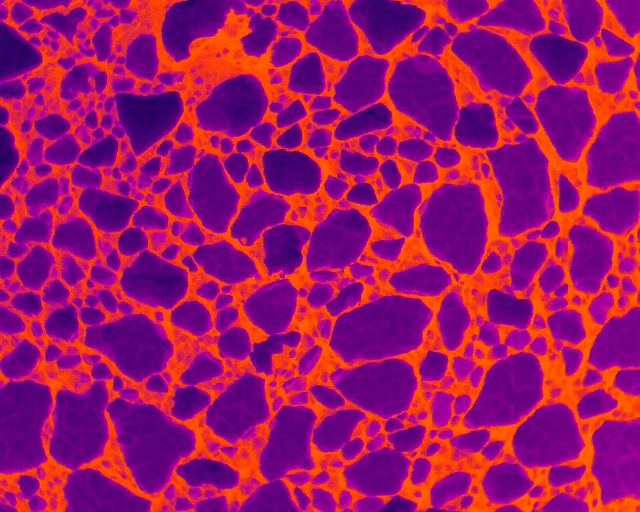
#> input picture thermal_timelapse/DJI_20250218031618_0007_T.JPG, 640 x 512 px, found by its file name; the run also reads 1 picture not shown here
$ python binary_mask.py
#> lines starting #> are read from the running program, lines starting #| are printed output that depends on the picture; after the words box and inside, x2 and y2 are one past the last pixel; in counts of white or black regions, pixels touching at a corner belong together
import csv
import cv2 as cv
import numpy as np
import matplotlib.pyplot as plt
import os
from pathlib import Path
from PIL import Image

class FloeSeparator:
    """This class is used to process a singular thermal sea ice image into segmented ice floes.
    Results are stored as self.labels_filtered
    """
    def __init__(self, img_path):
        # load image
        self.img_path = img_path
        self.img = cv.imread(img_path)
#> self.img is the input picture: shape (512, 640, 3); mean B, G, R 100, 20, 158.3
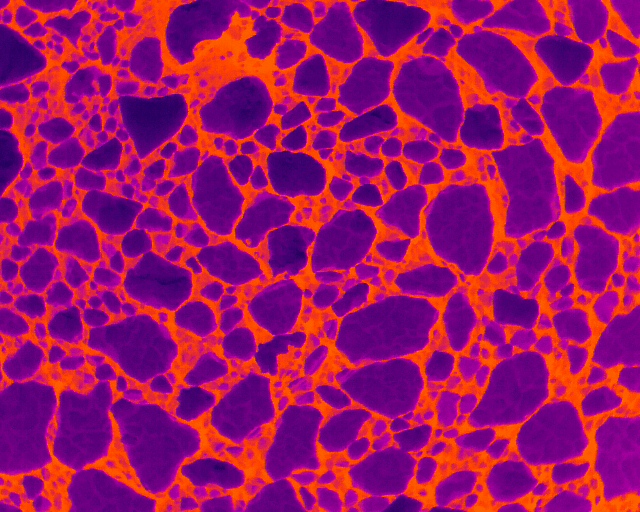
#> input picture thermal_timelapse/DJI_20250218031620_0008_T.JPG, 640 x 512 px, found by its file name
#> in __init__, self.img is the input picture: shape (512, 640, 3); mean B, G, R 101.2, 19.1, 156.9
        if self.img is None:
            raise FileNotFoundError(f"Could not read image at: {os.path.abspath(img_path)}")

        self.img_gray = None
        self.img_rgb = None
        self.mask = None
        self.labels_filtered = None
        self.areas_px = None
        self.centroids = None

    # [8 lines left out: function save_rgb_as_bgr, not called in this run]

    def preprocess(self, img_path=None, clahe_clip=1.5, clahe_grid=(8, 8), thresh_val=70):
        """Load image, CLAHE-equalize gray, binary-inv threshold. Returns (img_gray, img_rgb, mask)."""
#> called with clahe_clip = 1.5, clahe_grid = (8, 8), thresh_val = 75
        # if a new path is provided, update self.img
        if img_path is not None:
            self.img_path = img_path
            self.img = cv.imread(img_path)

        img = self.img
        if img is None:
            raise FileNotFoundError(f"Could not read image at: {os.path.abspath(self.img_path)}")

        img_gray = cv.cvtColor(img, cv.COLOR_BGR2GRAY)
        img_rgb  = cv.cvtColor(img, cv.COLOR_BGR2RGB)

        # CLAHE
        clahe = cv.createCLAHE(clipLimit=clahe_clip, tileGridSize=clahe_grid)
        img_gray_eq = clahe.apply(img_gray)
        cv.imwrite('clahe_output.jpg', img_gray_eq)

        # Binary INV: 255=ice, 0=sea
        _, mask = cv.threshold(img_gray_eq, thresh_val, 255, cv.THRESH_BINARY_INV)
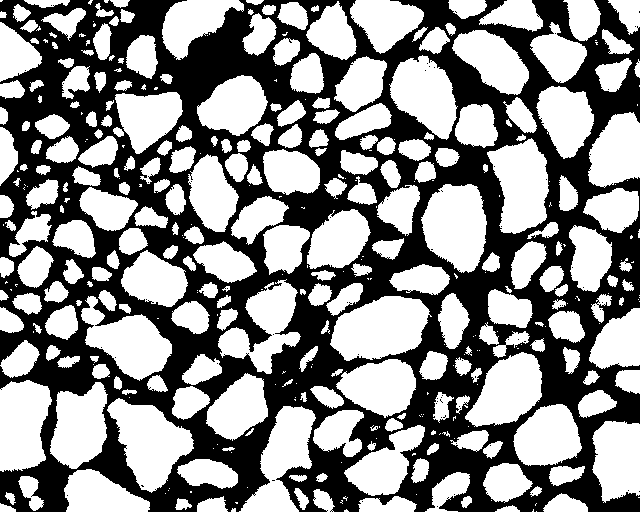
#> mask: shape (512, 640); 54.9% white; 74 black regions (73 under 20 px), largest, box (x1, y1, x2, y2) and area: (0, 0, 640, 512) 147599
#> call 2 of preprocess, with clahe_clip = 1.5, clahe_grid = (8, 8), thresh_val = 75
#> in preprocess (call 2), `img_gray = cv.cvtColor(img, cv.COLOR_BGR2GRAY)`:
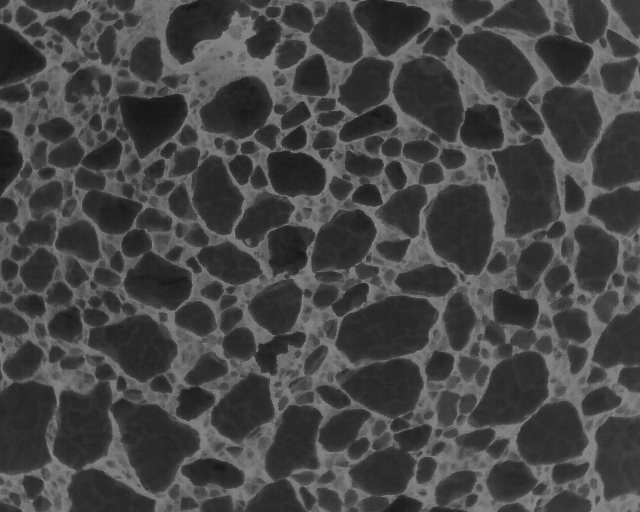
#> img_gray: shape (512, 640); min 21, max 145, mean 69.7
#> in preprocess (call 2), `img_gray_eq = clahe.apply(img_gray)`:
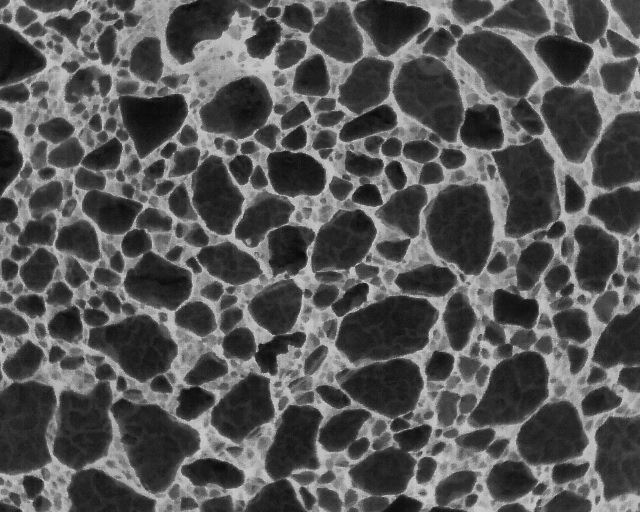
#> img_gray_eq: shape (512, 640); min 10, max 204, mean 85.9
#> in preprocess (call 2), `_, mask = cv.threshold(img_gray_eq, thresh_val, 255, cv.THRESH_BINARY_..`:
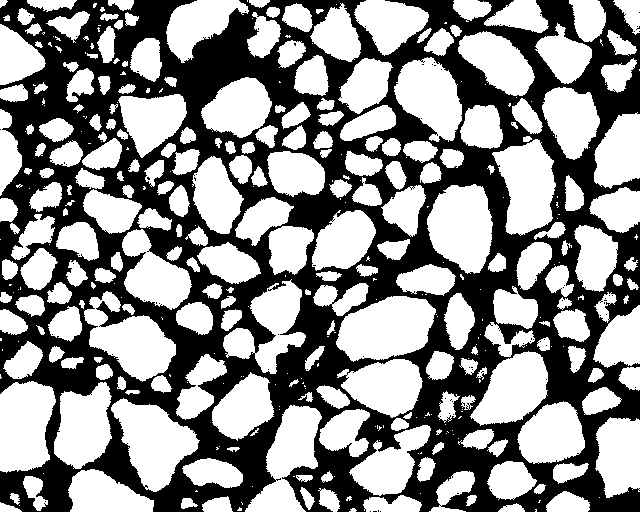
#> mask: shape (512, 640); 55.7% white; 91 black regions (90 under 20 px), largest, box (x1, y1, x2, y2) and area: (0, 0, 640, 512) 145123
        mask = mask.astype(np.uint8)

        # store on self so they are accessible later
        self.img_gray = img_gray
        self.img_rgb = img_rgb
        self.mask = mask

        return img_gray, img_rgb, mask

    # [30 lines left out: function split_erode_dilate, not called in this run]

    def split_erode_dilate_small(
        self,
        mask,
        min_area=30,
        erode_min_size=500,
        meters_per_pixel=0.1218
    ):
#> called with min_area = 30, erode_min_size = 500, meters_per_pixel = 0.122
        k3 = np.ones((3, 3), np.uint8)

        # Work from original mask components first
        num0, labels0, stats0, cents0 = cv.connectedComponentsWithStats(
            mask, connectivity=8, ltype=cv.CV_32S
        )
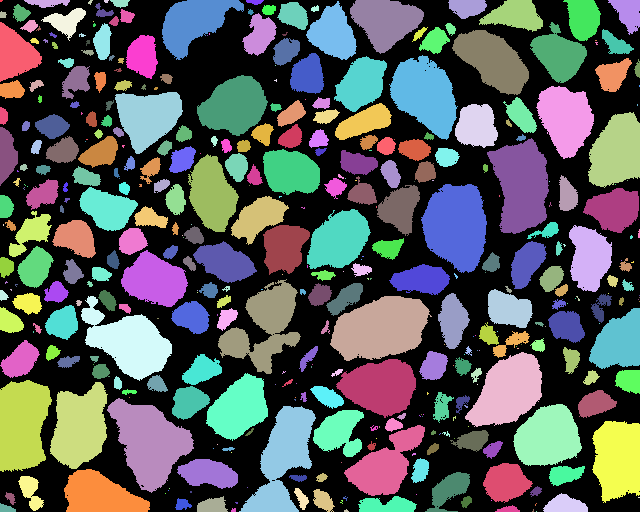
#> labels0: shape (512, 640) int32; 398 distinct labels, from 0 to 397; one colour per label, 0 black
#> num0 = 398; stats0 = 398 rows, first 6: [0, 0, 640, 512, 147689], [0, 0, 3, 2, 5], [24, 0, 46, 8, 238], [88, 0, 5, 5, 14], [104, 0, 5, 3, 12], [110, 0, 20, 8, 107]; cents0 = 398 pairs, first value 0.8 to 639, second value 0.4 to 511

        labels_out = np.zeros_like(labels0, dtype=np.int32)
        areas_px, areas_m, centroids = [], [], []
        nid = 1

        px_to_m2 = meters_per_pixel ** 2

        for i in range(1, num0):
            area0 = int(stats0[i, cv.CC_STAT_AREA])
            if area0 < min_area:
                continue

            comp = (labels0 == i).astype(np.uint8) * 255

            if area0 < erode_min_size:
                rr = (comp > 0)
                a_px = int(rr.sum())
                a_m = a_px * px_to_m2

                labels_out[rr] = nid
                areas_px.append(a_px)
                areas_m.append(a_m)

                ys, xs = np.nonzero(rr)
                centroids.append((float(xs.mean()), float(ys.mean())))
                nid += 1
                continue

            # Erode/dilate only for large components
            eroded = cv.erode(comp, k3, iterations=1)
            num_labels, labels = cv.connectedComponents(eroded)

            # Dilate each label back separately
            for lbl in range(1, num_labels):
                r = (labels == lbl).astype(np.uint8) * 255
                d = cv.dilate(r, k3, iterations=1)
                d = cv.bitwise_and(d, comp)

                a_px = int((d > 0).sum())
                if a_px >= min_area:
                    a_m = a_px * px_to_m2

                    labels_out[d > 0] = nid
                    areas_px.append(a_px)
                    areas_m.append(a_m)

                    ys, xs = np.nonzero(d)
                    centroids.append((float(xs.mean()), float(ys.mean())))
                    nid += 1
#> this loop made 397 passes
#> area0 on passes 2, 5, 7, 14, 16, 17, 18, 20: 238, 107, 63, 122, 199, 114, 38, 142
#> pass 2, in split_erode_dilate_small, `comp = (labels0 == i).astype(np.uint8) * 255`:
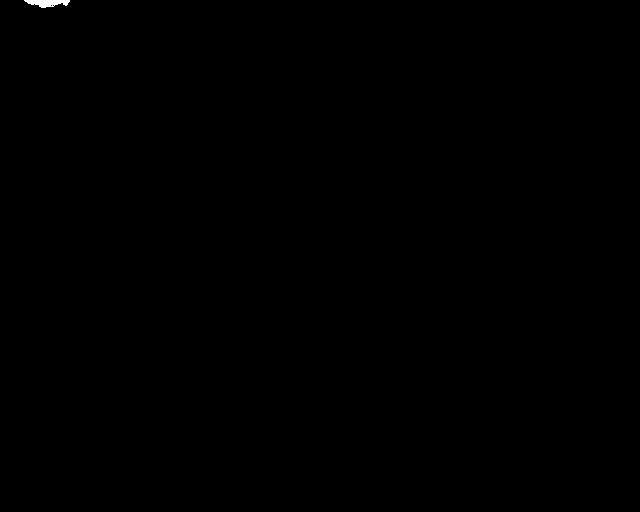
#> comp: shape (512, 640); 0.07% white; 1 white region, box (x1, y1, x2, y2) and area: (24, 0, 70, 8) 238
#> (the rest of the program and of its run is left out)
